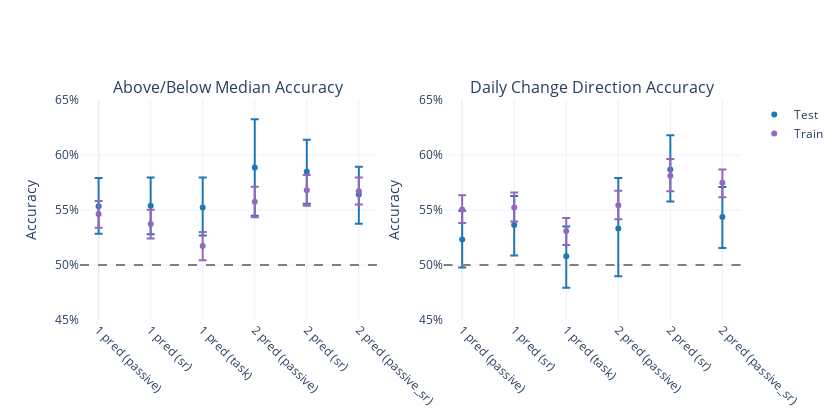

Notebook cell for this chart:
### Code cell
# Interactive plot
fig = make_subplots(rows=1, cols=2, 
                    subplot_titles=('Above/Below Median Accuracy', 'Daily Change Direction Accuracy'))

# Create labels combining n_predictors and data_modality
labels = [f"{row['n_predictors']} pred\n({row['data_modality']})" 
          for _, row in mlm_results.iterrows()]

# Function to clean predictor names
def clean_predictor_name(name):
    return name.replace('passive_hk_', '').replace('passive_sk_', '').replace('sr_DAILY_', '').split(',')[0]

# Plot 1: Median Accuracy
# Test accuracy
fig.add_trace(
    go.Scatter(
        x=list(range(len(mlm_results))),
        y=mlm_results['median_accuracy_test'],
        error_y=dict(
            type='data',
            symmetric=False,
            array=mlm_results['median_ci_upper_test'] - mlm_results['median_accuracy_test'],
            arrayminus=mlm_results['median_accuracy_test'] - mlm_results['median_ci_lower_test']
        ),
        mode='markers',
        name='Test',
        marker=dict(color='#1f77b4'),  # Blue
        hovertemplate=(
            "<b>Predictors:</b><br>" +
            "%{customdata[0]}<br>" +
            "<b>Mean</b>: %{y:.1%} (95% CI [%{customdata[1]:.1%}, %{customdata[2]:.1%}])<br>" +
            "<extra></extra>"
        ),
        customdata=[['\n'.join([f"{i+1}. {clean_predictor_name(p)}<br>" for i, p in enumerate(pred)]), ci_l, ci_u] 
                   for pred, ci_l, ci_u in zip(mlm_results['predictors'], 
                                             mlm_results['median_ci_lower_test'],
                                             mlm_results['median_ci_upper_test'])],
        showlegend=True
    ),
    row=1, col=1
)

# Train accuracy
fig.add_trace(
    go.Scatter(
        x=list(range(len(mlm_results))),
        y=mlm_results['median_accuracy_train'],
        error_y=dict(
            type='data',
            symmetric=False,
            array=mlm_results['median_ci_upper_train'] - mlm_results['median_accuracy_train'],
            arrayminus=mlm_results['median_accuracy_train'] - mlm_results['median_ci_lower_train']
        ),
        mode='markers',
        name='Train',
        marker=dict(color='#9467bd'),  # Purple
        hovertemplate=(
            "<b>Predictors:</b><br>" +
            "%{customdata[0]}<br>" +
            "<b>Mean</b>: %{y:.1%} (95% CI [%{customdata[1]:.1%}, %{customdata[2]:.1%}])<br>" +
            "<extra></extra>"
        ),
        customdata=[['\n'.join([f"{i+1}. {clean_predictor_name(p)}<br>" for i, p in enumerate(pred)]), ci_l, ci_u]
                   for pred, ci_l, ci_u in zip(mlm_results['predictors'], 
                                             mlm_results['median_ci_lower_train'],
                                             mlm_results['median_ci_upper_train'])],
        showlegend=True
    ),
    row=1, col=1
)

# Plot 2: Direction Accuracy
# Test direction accuracy
fig.add_trace(
    go.Scatter(
        x=list(range(len(mlm_results))),
        y=mlm_results['direction_accuracy_test'],
        error_y=dict(
            type='data',
            symmetric=False,
            array=mlm_results['direction_ci_upper_test'] - mlm_results['direction_accuracy_test'],
            arrayminus=mlm_results['direction_accuracy_test'] - mlm_results['direction_ci_lower_test']
        ),
        mode='markers',
        name='Test',
        marker=dict(color='#1f77b4'),  # Blue
        hovertemplate=(
            "<b>Predictors:</b><br>" +
            "%{customdata[0]}<br>" +
            "<b>Mean</b>: %{y:.1%} (95% CI [%{customdata[1]:.1%}, %{customdata[2]:.1%}])<br>" +
            "<extra></extra>"
        ),
        customdata=[['\n'.join([f"{i+1}. {clean_predictor_name(p)}<br>" for i, p in enumerate(pred)]), ci_l, ci_u]
                   for pred, ci_l, ci_u in zip(mlm_results['predictors'],
                                             mlm_results['direction_ci_lower_test'],
                                             mlm_results['direction_ci_upper_test'])],
        showlegend=False
    ),
    row=1, col=2
)

# Train direction accuracy
fig.add_trace(
    go.Scatter(
        x=list(range(len(mlm_results))),
        y=mlm_results['direction_accuracy_train'],
        error_y=dict(
            type='data',
            symmetric=False,
            array=mlm_results['direction_ci_upper_train'] - mlm_results['direction_accuracy_train'],
            arrayminus=mlm_results['direction_accuracy_train'] - mlm_results['direction_ci_lower_train']
        ),
        mode='markers',
        name='Train',
        marker=dict(color='#9467bd'),  # Purple
        hovertemplate=(
            "<b>Predictors:</b><br>" +
            "%{customdata[0]}<br>" +
            "<b>Mean</b>: %{y:.1%} (95% CI [%{customdata[1]:.1%}, %{customdata[2]:.1%}])<br>" +
            "<extra></extra>"
        ),
        customdata=[['\n'.join([f"{i+1}. {clean_predictor_name(p)}<br>" for i, p in enumerate(pred)]), ci_l, ci_u]
                   for pred, ci_l, ci_u in zip(mlm_results['predictors'],
                                             mlm_results['direction_ci_lower_train'],
                                             mlm_results['direction_ci_upper_train'])],
        showlegend=False
    ),
    row=1, col=2
)

# Chance lines
fig.add_hline(y=0.5, line_dash="dash", line_color="gray", row=1, col=1)
fig.add_hline(y=0.5, line_dash="dash", line_color="gray", row=1, col=2)

# Update layout with reduced size
fig.update_layout(
    template='plotly_white',  # Add plotly_white theme
    height=420,  # 70% of original 600
    width=840,   # 70% of original 1200
    showlegend=True,
    xaxis=dict(
        ticktext=labels,
        tickvals=list(range(len(labels))),
        tickangle=45
    ),
    xaxis2=dict(
        ticktext=labels,
        tickvals=list(range(len(labels))),
        tickangle=45
    ),
    yaxis=dict(
        range=[0.45, 0.65],
        tickformat='.0%',
        title='Accuracy'
    ),
    yaxis2=dict(
        range=[0.45, 0.65],
        tickformat='.0%',
        title='Accuracy'
    )
)

fig.show()

### Figure 1 — Plotly figure (JSON) as saved in the notebook; plotly's stock layout.template omitted (floating-point values rounded to 4 significant figures)
{"data": [{"customdata": [["1. activity_distanceWalkingRunning<br>", 0.5284, 0.5791], ["1. past24_leisureSolo<br>", 0.528, 0.5796], ["1. task_drift<br>", 0.5267, 0.5795], ["1. activity_distanceWalkingRunning<br>\n2. device_total_unlock_duration<br>", 0.5449, 0.6326], ["1. past24_mentalEffort<br>\n2. past24_leisureNonSoloMental<br>", 0.5557, 0.614], ["1. past24_leisureSolo<br>\n2. activity_distanceWalkingRunning<br>", 0.5375, 0.5893]], "error_y": {"array": [0.02568, 0.02582, 0.02717, 0.04384, 0.02915, 0.02522], "arrayminus": [0.02497, 0.02582, 0.02562, 0.04384, 0.02915, 0.02666], "symmetric": false, "type": "data"}, "hovertemplate": "<b>Predictors:</b><br>%{customdata[0]}<br><b>Mean</b>: %{y:.1%} (95% CI [%{customdata[1]:.1%}, %{customdata[2]:.1%}])<br><extra></extra>", "marker": {"color": "#1f77b4"}, "mode": "markers", "name": "Test", "showlegend": true, "type": "scatter", "x": [0, 1, 2, 3, 4, 5], "xaxis": "x", "y": [0.5534, 0.5538, 0.5524, 0.5887, 0.5848, 0.5641], "yaxis": "y"}, {"customdata": [["1. activity_distanceWalkingRunning<br>", 0.5338, 0.5582], ["1. past24_leisureSolo<br>", 0.524, 0.5502], ["1. task_drift<br>", 0.5042, 0.53], ["1. activity_distanceWalkingRunning<br>\n2. device_total_unlock_duration<br>", 0.5434, 0.571], ["1. past24_mentalEffort<br>\n2. past24_leisureNonSoloMental<br>", 0.5539, 0.5818], ["1. past24_leisureSolo<br>\n2. activity_distanceWalkingRunning<br>", 0.5549, 0.5795]], "error_y": {"array": [0.01185, 0.01304, 0.01272, 0.01361, 0.01372, 0.01256], "arrayminus": [0.01253, 0.01321, 0.01307, 0.01399, 0.01414, 0.01204], "symmetric": false, "type": "data"}, "hovertemplate": "<b>Predictors:</b><br>%{customdata[0]}<br><b>Mean</b>: %{y:.1%} (95% CI [%{customdata[1]:.1%}, %{customdata[2]:.1%}])<br><extra></extra>", "marker": {"color": "#9467bd"}, "mode": "markers", "name": "Train", "showlegend": true, "type": "scatter", "x": [0, 1, 2, 3, 4, 5], "xaxis": "x", "y": [0.5463, 0.5372, 0.5173, 0.5574, 0.5681, 0.567], "yaxis": "y"}, {"customdata": [["1. activity_distanceWalkingRunning<br>", 0.4978, 0.5493], ["1. past24_leisureSolo<br>", 0.5085, 0.5628], ["1. task_drift<br>", 0.4793, 0.535], ["1. activity_distanceWalkingRunning<br>\n2. device_total_unlock_duration<br>", 0.4897, 0.579], ["1. past24_mentalEffort<br>\n2. past24_leisureNonSoloMental<br>", 0.5577, 0.6178], ["1. past24_leisureSolo<br>\n2. activity_distanceWalkingRunning<br>", 0.5156, 0.5709]], "error_y": {"array": [0.02616, 0.02636, 0.027, 0.04582, 0.03104, 0.02726], "arrayminus": [0.02541, 0.02791, 0.02869, 0.04348, 0.02912, 0.02806], "symmetric": false, "type": "data"}, "hovertemplate": "<b>Predictors:</b><br>%{customdata[0]}<br><b>Mean</b>: %{y:.1%} (95% CI [%{customdata[1]:.1%}, %{customdata[2]:.1%}])<br><extra></extra>", "marker": {"color": "#1f77b4"}, "mode": "markers", "name": "Test", "showlegend": false, "type": "scatter", "x": [0, 1, 2, 3, 4, 5], "xaxis": "x2", "y": [0.5232, 0.5364, 0.508, 0.5332, 0.5868, 0.5436], "yaxis": "y2"}, {"customdata": [["1. activity_distanceWalkingRunning<br>", 0.5382, 0.5633], ["1. past24_leisureSolo<br>", 0.5395, 0.5659], ["1. task_drift<br>", 0.5181, 0.5426], ["1. activity_distanceWalkingRunning<br>\n2. device_total_unlock_duration<br>", 0.5416, 0.5675], ["1. past24_mentalEffort<br>\n2. past24_leisureNonSoloMental<br>", 0.5671, 0.5964], ["1. past24_leisureSolo<br>\n2. activity_distanceWalkingRunning<br>", 0.5616, 0.5869]], "error_y": {"array": [0.01292, 0.01364, 0.01173, 0.01329, 0.01531, 0.01208], "arrayminus": [0.01224, 0.01275, 0.01278, 0.0127, 0.01402, 0.01314], "symmetric": false, "type": "data"}, "hovertemplate": "<b>Predictors:</b><br>%{customdata[0]}<br><b>Mean</b>: %{y:.1%} (95% CI [%{customdata[1]:.1%}, %{customdata[2]:.1%}])<br><extra></extra>", "marker": {"color": "#9467bd"}, "mode": "markers", "name": "Train", "showlegend": false, "type": "scatter", "x": [0, 1, 2, 3, 4, 5], "xaxis": "x2", "y": [0.5504, 0.5522, 0.5309, 0.5543, 0.5811, 0.5748], "yaxis": "y2"}], "layout": {"annotations": [{"font": {"size": 16}, "showarrow": false, "text": "Above/Below Median Accuracy", "x": 0.225, "xanchor": "center", "xref": "paper", "y": 1, "yanchor": "bottom", "yref": "paper"}, {"font": {"size": 16}, "showarrow": false, "text": "Daily Change Direction Accuracy", "x": 0.775, "xanchor": "center", "xref": "paper", "y": 1, "yanchor": "bottom", "yref": "paper"}], "height": 420, "shapes": [{"line": {"color": "gray", "dash": "dash"}, "type": "line", "x0": 0, "x1": 1, "xref": "x domain", "y0": 0.5, "y1": 0.5, "yref": "y"}, {"line": {"color": "gray", "dash": "dash"}, "type": "line", "x0": 0, "x1": 1, "xref": "x2 domain", "y0": 0.5, "y1": 0.5, "yref": "y2"}], "showlegend": true, "width": 840, "xaxis": {"anchor": "y", "domain": [0, 0.45], "tickangle": 45, "ticktext": ["1 pred\n(passive)", "1 pred\n(sr)", "1 pred\n(task)", "2 pred\n(passive)", "2 pred\n(sr)", "2 pred\n(passive_sr)"], "tickvals": [0, 1, 2, 3, 4, 5]}, "xaxis2": {"anchor": "y2", "domain": [0.55, 1], "tickangle": 45, "ticktext": ["1 pred\n(passive)", "1 pred\n(sr)", "1 pred\n(task)", "2 pred\n(passive)", "2 pred\n(sr)", "2 pred\n(passive_sr)"], "tickvals": [0, 1, 2, 3, 4, 5]}, "yaxis": {"anchor": "x", "domain": [0, 1], "range": [0.45, 0.65], "tickformat": ".0%", "title": {"text": "Accuracy"}}, "yaxis2": {"anchor": "x2", "domain": [0, 1], "range": [0.45, 0.65], "tickformat": ".0%", "title": {"text": "Accuracy"}}}}
